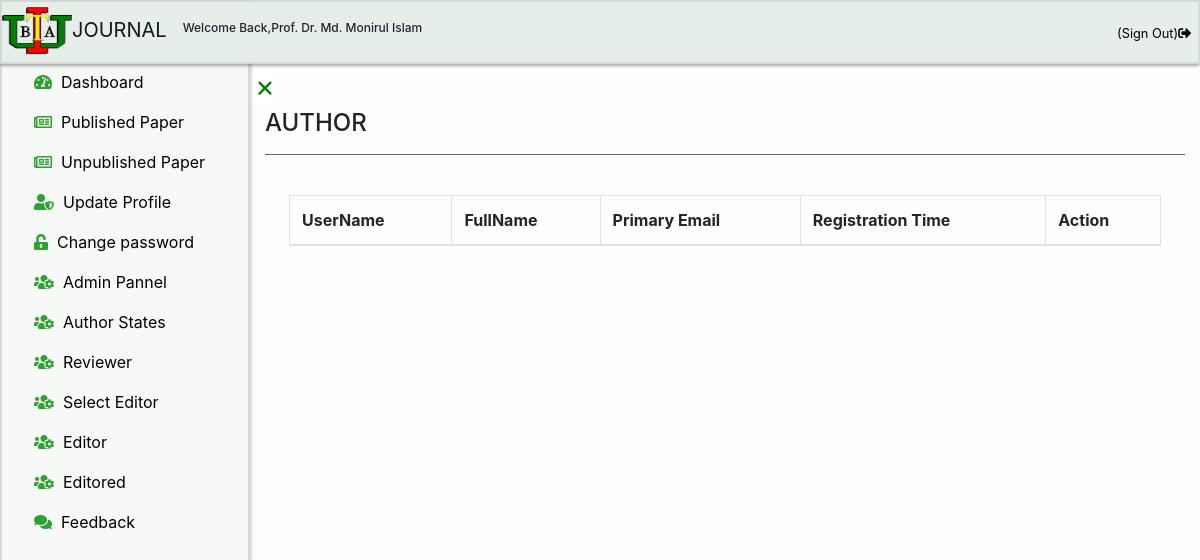
The page /chiefeditor/authors.php (signed in) on the database as committed earlier.
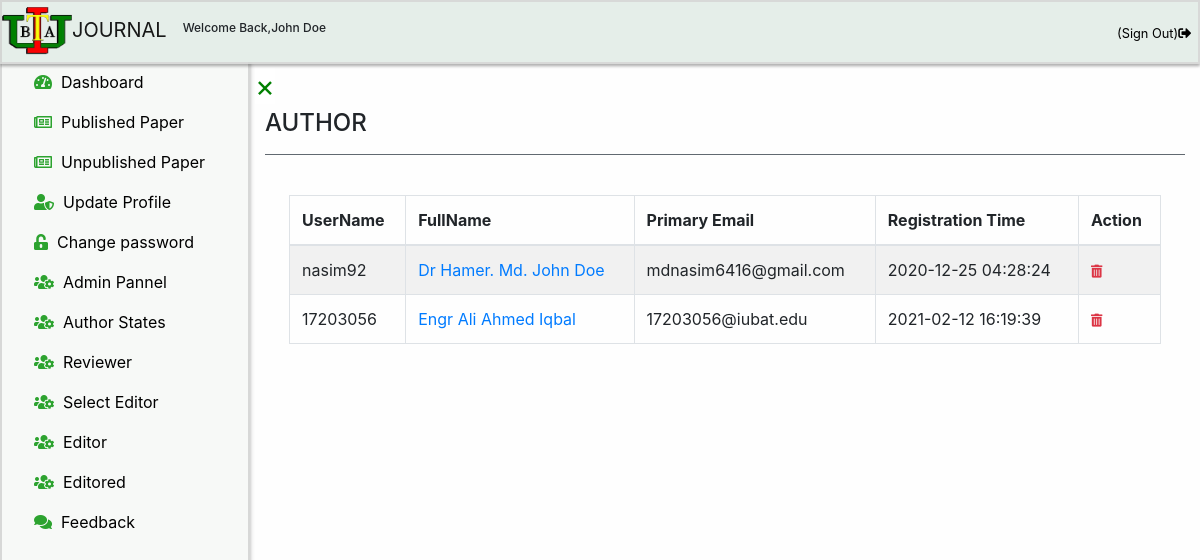
The same page on the database as committed later.
### tables this page shows
CREATE TABLE `chiefeditor` (
  `id` int(11) NOT NULL,
  `fullname` varchar(100) NOT NULL,
  `password` varchar(100) NOT NULL,
  `email` varchar(100) NOT NULL,
  `contact` varchar(100) NOT NULL
);

CREATE TABLE `author` (
  `id` int(11) NOT NULL,
  `username` varchar(100) NOT NULL,
  `title` varchar(100) NOT NULL,
  `firstname` varchar(100) NOT NULL,
  `middlename` varchar(100) DEFAULT NULL,
  `lastname` varchar(100) NOT NULL,
  `primaryemail` varchar(100) NOT NULL,
  `primaryemailcc` varchar(100) NOT NULL,
  `secondaryemail` varchar(100) NOT NULL,
  `secondaryemailcc` varchar(100) NOT NULL,
  `password` varchar(100) NOT NULL,
  `contact` varchar(100) NOT NULL,
  `address` varchar(100) NOT NULL,
  `registrationtime` timestamp NOT NULL DEFAULT current_timestamp(),
  `reviewerselection` int(11) DEFAULT NULL,
  `validation_code` varchar(255) NOT NULL,
  `activation` int(11) DEFAULT NULL,
  `associateeditor` int(100) DEFAULT NULL,
  `academiceditor` int(100) DEFAULT NULL
);

### chiefeditor/authors.php (the view, shortened to what this page needs)
<?php
include('../link/config.php');
if(strlen($_SESSION['alogin'])=="")
    {
    header("Location: ../chiefeditorlogin");
    }
    else
    {
     $editoremail = $_SESSION["email"];
     $sql = "SELECT chiefeditor.id,chiefeditor.fullname,chiefeditor.password,chiefeditor.contact FROM chiefeditor WHERE email='$editoremail'";
     $query = $dbh->prepare($sql);
     $query->execute();
     if($query->rowCount() > 0)
     {
?>
  <!DOCTYPE html>
  <html lang="en">
  <head>
    <link rel="stylesheet" href="../css/bootstrap.min.css">
    <link rel="stylesheet" href="../css/jquery.dataTables.min.css">
    <link rel="stylesheet" href="../css/index.css">
    <link rel="stylesheet" href="../css/fontawesome.v5.3.1.all.css">
  </head>
  <body>
  <div class="sticky-top header-floating">
  <?php
  include 'header.php';
  ?>
  </div>
  <div id="mySidebar" class="sidebar">
    <?php
    include 'sidebar.php';
    ?>
  </div>
  <div id="main">
  <a href="javascript:void(0)" class="closebtn" id="closesignof" onclick="closeNav()">×</a>
  <div class="container">
  <h4>AUTHOR</h4>
  <hr class="bg-secondary" >
  <div class="table-responsive p-4">
<table  id="dtBasicExample" class="table table-striped table-bordered table-hover"  cellspacing="0">
<thead>
        <tr>
            <th >UserName</th>
            <th >FullName</th>
            <th >Primary Email</th>
            <th >Registration Time</th>
            <th>Action</th>
        </tr>
</thead>
<tbody id="myTable-admin">
<?php $sql = "SELECT author.id,author.username,author.title,author.firstname,author.middlename,author.lastname,author.primaryemail,author.primaryemailcc,author.secondaryemail,author.secondaryemailcc,author.contact,author.address,author.registrationtime,author.reviewerselection,author.associateeditor,author.academiceditor from author WHERE associateeditor IS NULL and academiceditor IS NULL";
$query = $dbh->prepare($sql);
$query->execute();
$results=$query->fetchAll(PDO::FETCH_OBJ);
$cnt=1;
if($query->rowCount() > 0)
{
foreach($results as $result)
{   ?>
  <tr>
            <td ><?php echo htmlentities($result->username);?></td>
            <td ><a href="profile.php?email=<?php echo htmlentities($result->primaryemail);?>"><?php echo htmlentities($result->title).' '.htmlentities($result->firstname).' '.htmlentities($result->middlename).' '.htmlentities($result->lastname);?></a></td>
            <td ><?php echo htmlentities($result->primaryemail);?></td>
            <td ><?php echo htmlentities($result->registrationtime);?></td>
<td>
<a class="text-danger" href="delete-author.php?id=<?php echo htmlentities($result->id);?>"onclick="return confirm('Are you sure you want to delete this Author?');"><i class="fas fa-trash-alt" title="Delete"></i></a>
</td>
</tr>
<?php $cnt=$cnt+1;}} ?>
    </tbody>
</table>
</div>
</div>
</div>
</body>
</html>
<?php
}
else {
  echo "<script>alert('You are not a Chief Editor.Try to log in as a Chief Editor');</script>";
  header("refresh:0;url=../chiefeditorlogin");
}
}
?>

### chiefeditor/header.php (shortened to what this page needs)
<?php
include('../link/config.php');
if(strlen($_SESSION['alogin'])=="")
    {
    header("Location:../chiefeditorlogin");
    } else {
      $chiefeditoremail = $_SESSION["email"];
       $sql = "SELECT chiefeditor.id,chiefeditor.fullname,chiefeditor.password,chiefeditor.contact FROM chiefeditor WHERE email='$chiefeditoremail'";
      $query = $dbh->prepare($sql);
      $query->execute();
      $results=$query->fetchAll(PDO::FETCH_OBJ);
      if($query->rowCount() > 0)
      {
        foreach($results as $result) {
?>
<!DOCTYPE html>
<html lang="en">
<head>
    <link rel="stylesheet" href="../css/heading.css">
    <link rel="stylesheet" href="../css/bootstrap.min.css">
    <link rel="stylesheet" href="https://use.fontawesome.com/releases/v5.3.1/css/all.css">
</head>
<body>
<nav class="navbar nav-class navbar-expand-lg navbar-light">
  <a class="navbar-brand" href="dashboard"><img src="../images/Iubat-logo.png">JOURNAL</a>
  <h6 style="font-size:12px;">Welcome Back,<?php  echo htmlentities($result->fullname);  } ?></h6>
  <div class="collapse navbar-collapse" id="navbarSupportedContent">
    <ul class="navbar-nav ml-auto ul-nav">
        <li class="nav-item active" >
        <span class="navbar-text"> <a class="nav-link" href="logout" onclick="return confirm('Are you sure you want Logging out the system?');" title = "Sign Out"><small>(Sign Out)</small><i class="fas fa-sign-out-alt"></i></a></span>
        </li>
        </ul>
  </div>
</nav>
</body>
</html>
    <?php }
    else {
      echo "<script>alert('You are not an Editor.Try to log in as an Editor');</script>";
      header("refresh:0;url=../chiefeditorlogin");
    }
   }?>

Rows that differ between the two databases and show on the page:
changed chiefeditor: fullname "Prof. Dr. Md. Monirul Islam" → "John Doe"
added author: username "nasim92", title "Dr Hamer.", firstname "Md.", middlename "John", lastname "Doe", primaryemail "mdnasim6416@gmail.com", registrationtime "2020-12-25 04:28:24"
added author: username "17203056", title "Engr", firstname "Ali", middlename "Ahmed", lastname "Iqbal", primaryemail "17203056@iubat.edu", registrationtime "2021-02-12 16:19:39"
